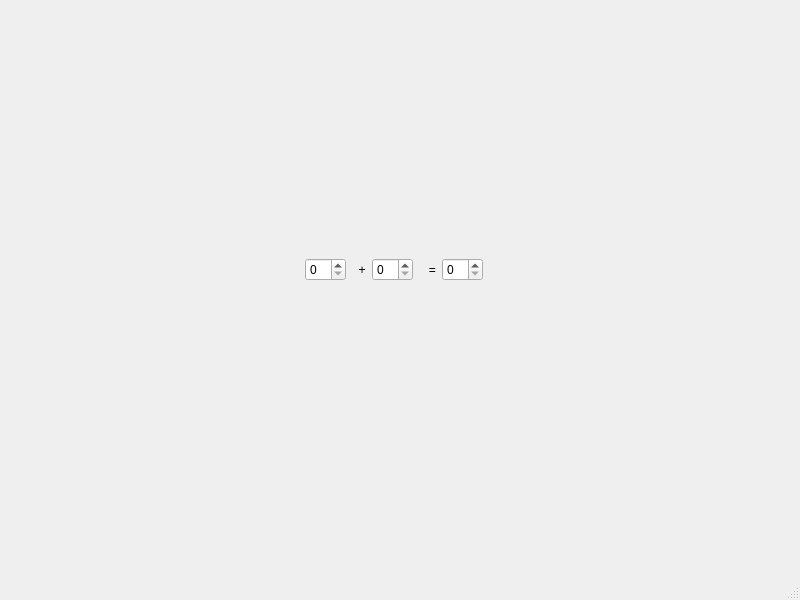
<?xml version="1.0" encoding="UTF-8"?>
<ui version="4.0">
 <class>SpinBoxes</class>
 <widget class="QMainWindow" name="SpinBoxes">
  <property name="geometry">
   <rect>
    <x>0</x>
    <y>0</y>
    <width>800</width>
    <height>600</height>
   </rect>
  </property>
  <property name="windowTitle">
   <string>SpinBoxes</string>
  </property>
  <widget class="QWidget" name="centralwidget">
   <widget class="QWidget" name="">
    <property name="geometry">
     <rect>
      <x>260</x>
      <y>210</y>
      <width>267</width>
      <height>118</height>
     </rect>
    </property>
    <layout class="QHBoxLayout" name="horizontalLayout_2">
     <item>
      <spacer name="horizontalSpacer">
       <property name="orientation">
        <enum>Qt::Horizontal</enum>
       </property>
       <property name="sizeHint" stdset="0">
        <size>
         <width>40</width>
         <height>20</height>
        </size>
       </property>
      </spacer>
     </item>
     <item>
      <layout class="QVBoxLayout" name="verticalLayout">
       <item>
        <spacer name="verticalSpacer">
         <property name="orientation">
          <enum>Qt::Vertical</enum>
         </property>
         <property name="sizeHint" stdset="0">
          <size>
           <width>20</width>
           <height>40</height>
          </size>
         </property>
        </spacer>
       </item>
       <item>
        <layout class="QHBoxLayout" name="horizontalLayout">
         <item>
          <widget class="QSpinBox" name="spin1">
           <property name="maximum">
            <number>99</number>
           </property>
          </widget>
         </item>
         <item>
          <widget class="QLabel" name="label">
           <property name="text">
            <string>  +</string>
           </property>
          </widget>
         </item>
         <item>
          <widget class="QSpinBox" name="spin2"/>
         </item>
         <item>
          <widget class="QLabel" name="label_2">
           <property name="text">
            <string>   =</string>
           </property>
          </widget>
         </item>
         <item>
          <widget class="QSpinBox" name="spinSum">
           <property name="enabled">
            <bool>true</bool>
           </property>
          </widget>
         </item>
        </layout>
       </item>
       <item>
        <spacer name="verticalSpacer_2">
         <property name="orientation">
          <enum>Qt::Vertical</enum>
         </property>
         <property name="sizeHint" stdset="0">
          <size>
           <width>20</width>
           <height>40</height>
          </size>
         </property>
        </spacer>
       </item>
      </layout>
     </item>
     <item>
      <spacer name="horizontalSpacer_2">
       <property name="orientation">
        <enum>Qt::Horizontal</enum>
       </property>
       <property name="sizeHint" stdset="0">
        <size>
         <width>40</width>
         <height>20</height>
        </size>
       </property>
      </spacer>
     </item>
    </layout>
   </widget>
  </widget>
  <widget class="QMenuBar" name="menubar">
   <property name="geometry">
    <rect>
     <x>0</x>
     <y>0</y>
     <width>800</width>
     <height>21</height>
    </rect>
   </property>
  </widget>
  <widget class="QStatusBar" name="statusbar"/>
 </widget>
 <resources/>
 <connections/>
</ui>
